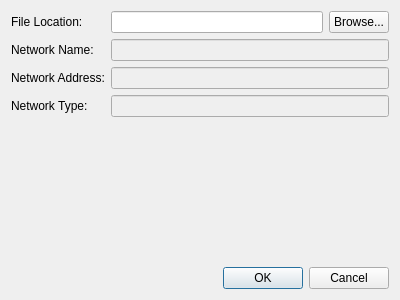
<?xml version="1.0" encoding="UTF-8"?>
<ui version="4.0">
 <class>CommVisAddNetworkDialog</class>
 <widget class="QDialog" name="CommVisAddNetworkDialog">
  <property name="geometry">
   <rect>
    <x>0</x>
    <y>0</y>
    <width>400</width>
    <height>300</height>
   </rect>
  </property>
  <property name="windowTitle">
   <string>Add Network</string>
  </property>
  <layout class="QVBoxLayout" name="verticalLayout_2">
   <item>
    <layout class="QFormLayout" name="mFormLayout">
     <item row="1" column="0">
      <widget class="QLabel" name="mNetworkNameLabel">
       <property name="text">
        <string>Network Name:</string>
       </property>
      </widget>
     </item>
     <item row="1" column="1">
      <widget class="QLineEdit" name="mNetworkNameLineEdit">
       <property name="enabled">
        <bool>false</bool>
       </property>
      </widget>
     </item>
     <item row="2" column="0">
      <widget class="QLabel" name="mNetworkAddressLabel">
       <property name="text">
        <string>Network Address:</string>
       </property>
      </widget>
     </item>
     <item row="2" column="1">
      <widget class="QLineEdit" name="mNetworkAddressLineEdit">
       <property name="enabled">
        <bool>false</bool>
       </property>
      </widget>
     </item>
     <item row="3" column="0">
      <widget class="QLabel" name="mNetworkTypeLabel">
       <property name="text">
        <string>Network Type:</string>
       </property>
      </widget>
     </item>
     <item row="3" column="1">
      <widget class="QLineEdit" name="mNetworkTypeLineEdit">
       <property name="enabled">
        <bool>false</bool>
       </property>
      </widget>
     </item>
     <item row="0" column="0">
      <widget class="QLabel" name="mFileLocationLabel">
       <property name="text">
        <string>File Location:</string>
       </property>
      </widget>
     </item>
     <item row="0" column="1">
      <layout class="QGridLayout" name="gridLayout">
       <item row="0" column="0">
        <widget class="QLineEdit" name="mFileLocationLineEdit"/>
       </item>
       <item row="0" column="1">
        <widget class="QPushButton" name="mFileDialogButton">
         <property name="maximumSize">
          <size>
           <width>60</width>
           <height>16777215</height>
          </size>
         </property>
         <property name="text">
          <string>Browse...</string>
         </property>
        </widget>
       </item>
      </layout>
     </item>
    </layout>
   </item>
   <item>
    <spacer name="verticalSpacer">
     <property name="orientation">
      <enum>Qt::Vertical</enum>
     </property>
     <property name="sizeHint" stdset="0">
      <size>
       <width>20</width>
       <height>40</height>
      </size>
     </property>
    </spacer>
   </item>
   <item>
    <widget class="QDialogButtonBox" name="buttonBox">
     <property name="orientation">
      <enum>Qt::Horizontal</enum>
     </property>
     <property name="standardButtons">
      <set>QDialogButtonBox::Cancel|QDialogButtonBox::Ok</set>
     </property>
    </widget>
   </item>
  </layout>
 </widget>
 <resources/>
 <connections>
  <connection>
   <sender>buttonBox</sender>
   <signal>accepted()</signal>
   <receiver>CommVisAddNetworkDialog</receiver>
   <slot>accept()</slot>
   <hints>
    <hint type="sourcelabel">
     <x>248</x>
     <y>254</y>
    </hint>
    <hint type="destinationlabel">
     <x>157</x>
     <y>274</y>
    </hint>
   </hints>
  </connection>
  <connection>
   <sender>buttonBox</sender>
   <signal>rejected()</signal>
   <receiver>CommVisAddNetworkDialog</receiver>
   <slot>reject()</slot>
   <hints>
    <hint type="sourcelabel">
     <x>316</x>
     <y>260</y>
    </hint>
    <hint type="destinationlabel">
     <x>286</x>
     <y>274</y>
    </hint>
   </hints>
  </connection>
 </connections>
</ui>
